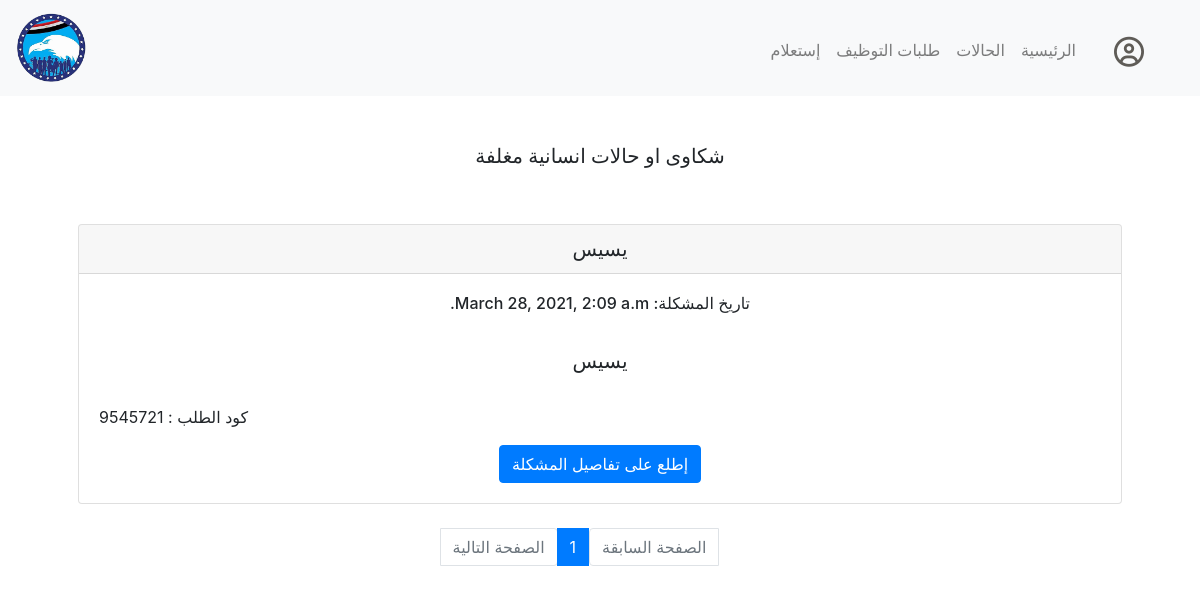
/closedcases (signed in), run on the app's committed database.
### inhouse/models.py (models this page shows)
class Cases(models.Model):
    caseCode = models.CharField(max_length=12)
    casePersonaId = models.ForeignKey(Person, on_delete=models.CASCADE, related_name="complain")
    caseScannedDocs = models.FileField()
    caseTitle = models.CharField(max_length=64)
    caseDetails = models.TextField()
    caseStatus = models.CharField(max_length=20)
    caseDate = models.DateTimeField()
    caseResponsible = models.ForeignKey(settings.AUTH_USER_MODEL, on_delete=models.CASCADE, related_name="responsible")

### inhouse/views.py (the view)
# urls.py: path("closedcases", views.closedcases, name="closedcases"),
def closedcases(request):
    if not request.user.is_authenticated:
        return HttpResponseRedirect(reverse("login"))
    cases_list = Cases.objects.all().order_by('-id')
    paginator = Paginator(cases_list, 5)
    try:
        page = int(request.GET.get('page', '1'))
    except:
        page = 1
    try:
        cases = paginator.page(page)
    except(EmptyPage, InvalidPage):
        cases = paginator.page(paginator.num_pages)
    return render(request, "inhouse/closedcases.html", {
        "cases" : cases
    })

### inhouse/templates/inhouse/closedcases.html (shortened to what this page needs)
{% extends "inhouse/layout.html" %}
{% block main %}
{% if cases %}
<h5>شكاوى او حالات انسانية مغلفة</h5>
        {% for case in cases.object_list %}
        {% if case.caseStatus == 'closed' %}
        <br><br>
        <div class="card">
            <h5 class="card-header">{{case.caseTitle}}</h5>
            <div class="card-body">
              <h6 dir="rtl" class="card-title">تاريخ المشكلة: {{case.caseDate}}</h6>
              <br>
              <h5 class="card-text">{{ case.caseDetails|linebreaksbr }}</h5>
              <br>
              <p class="text-left"> كود الطلب : {{case.caseCode}}</p>
              <a href="{% url 'case' case.caseCode %}" class="btn btn-primary">إطلع على تفاصيل المشكلة</a>
            </div>
          </div>
        {% endif %}
        {% endfor %}
{% else %}
<h5>لا يوجد حالات مغلقة</h5>
{% endif %}
<br>
<nav aria-label="Page navigation example ">
    <ul dir="rtl" class="pagination justify-content-center">
       {% if cases.has_previous %}
      <li class="page-item"><a class="page-link" href="?page={{ cases.previous_page_number}}">الصفحة السابقة</a></li>
      {% else %}
      <li class="page-item disabled"><a class="page-link disabled" aria-disabled="true" href="#">الصفحة السابقة</a></li>
      {% endif %}
      {% for pg in cases.paginator.page_range %}
      {% if cases.number == pg %}
      <li class="page-item active"><a class="page-link" href="?page={{pg}}">{{pg}}</a></li>
      {% else %}
      <li class="page-item"><a class="page-link" href="?page={{pg}}">{{pg}}</a></li>
      {% endif %}
      {% endfor %}
      {% if cases.has_next %}
      <li class="page-item"><a class="page-link" href="?page={{ cases.next_page_number}}">الصفحة التالية</a></li>
      {% else %}
      <li class="page-item disabled"><a class="page-link disabled" aria-disabled="true" href="#">الصفحة التالية</a></li>
      {% endif %}
    </ul>
  </nav>
{% endblock %}

### data on the page
Cases: caseTitle "يسيس", caseDate "March 28, 2021, 2:09 a.m.", caseDetails "يسيس", caseCode "9545721"

### other printed values
{{ pg }} "1"
